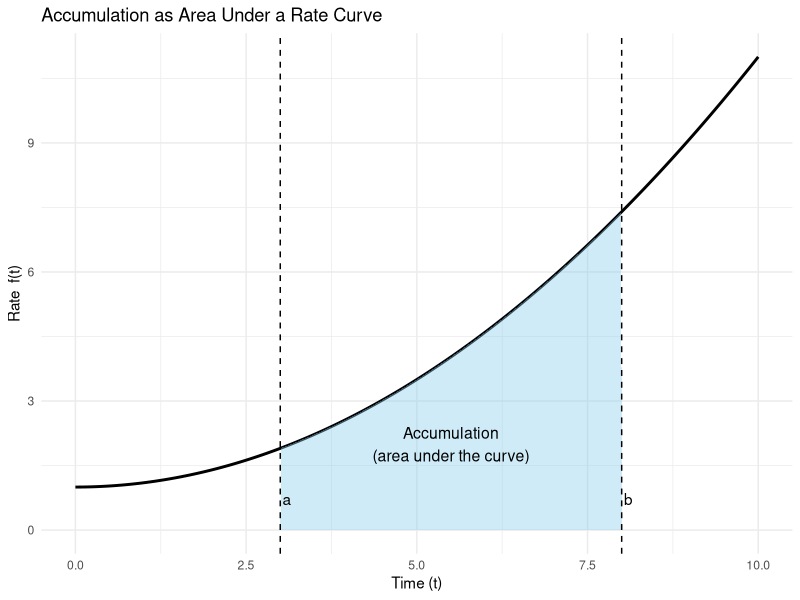
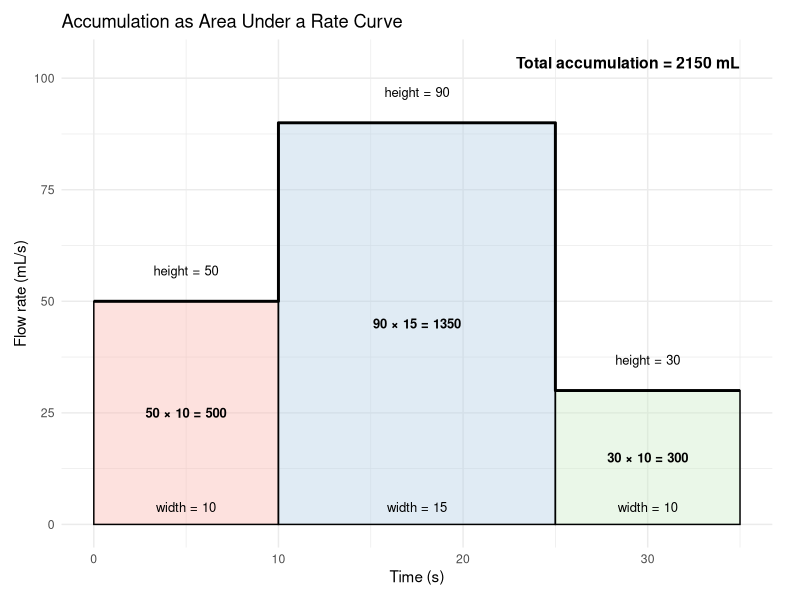
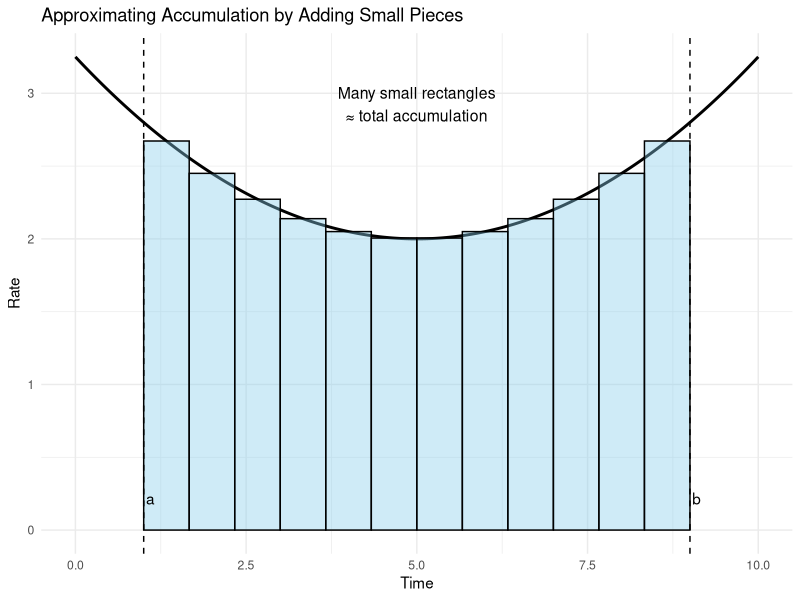
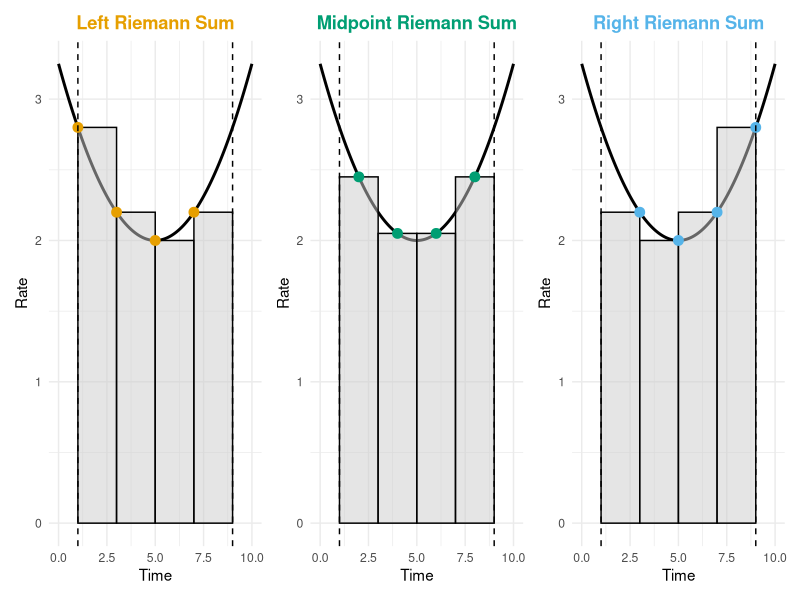
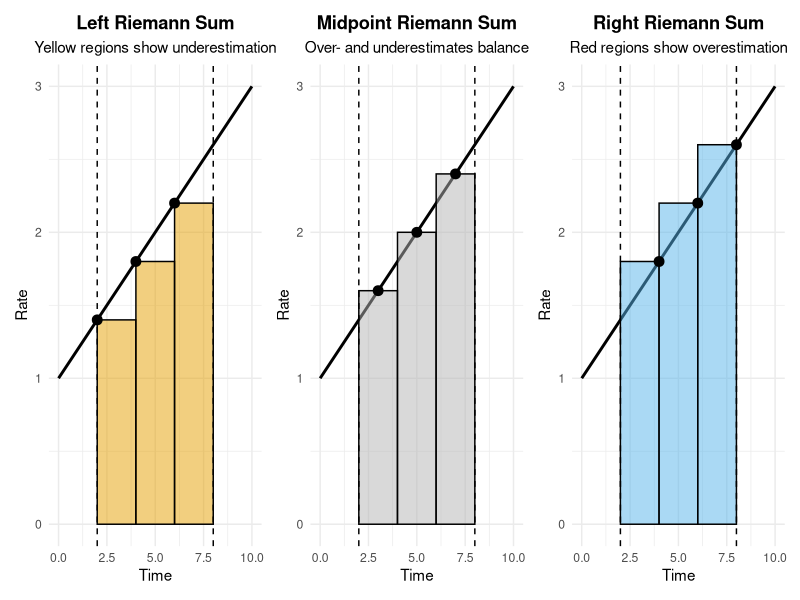
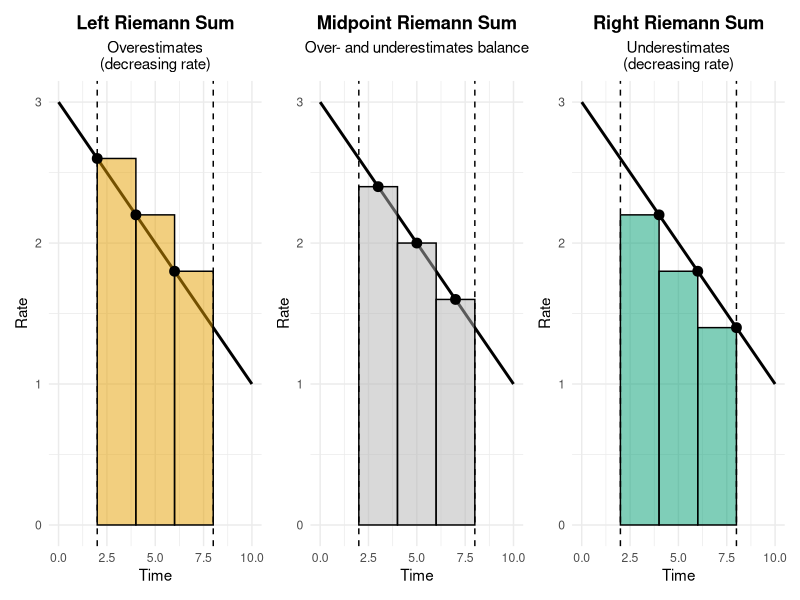
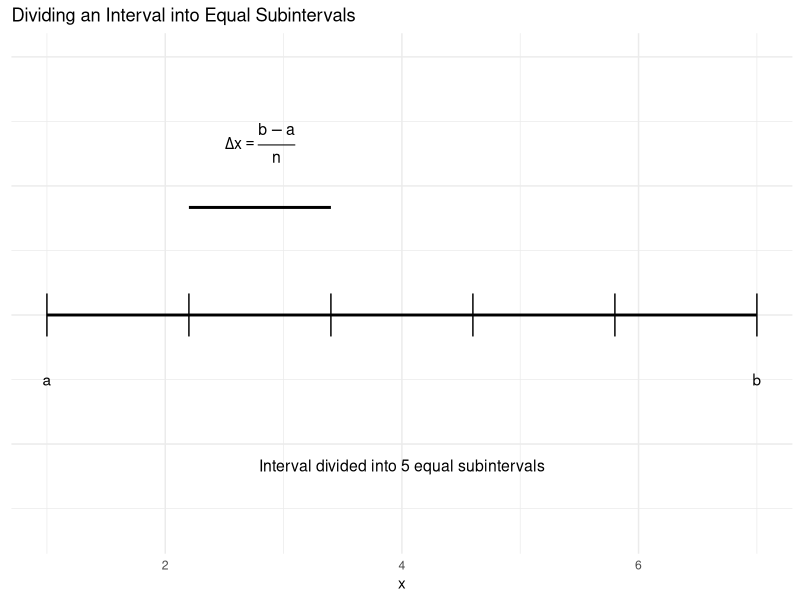
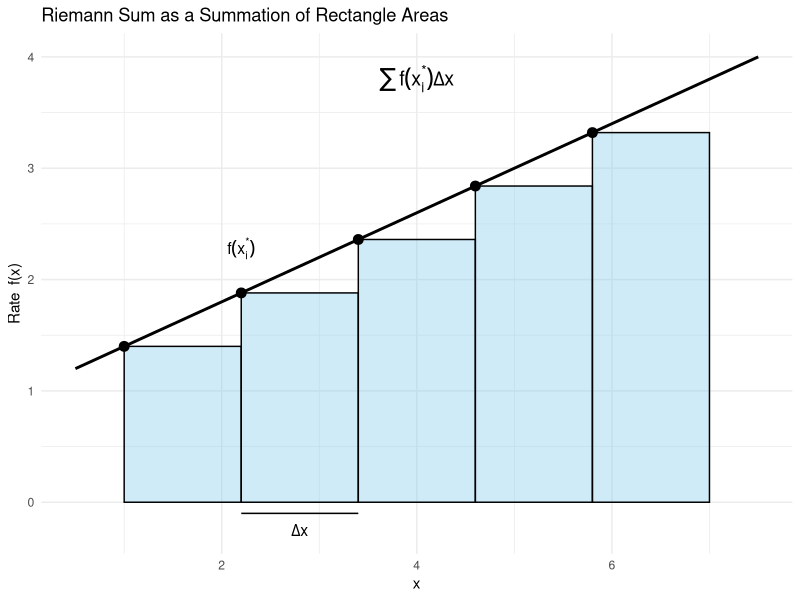

Reproduce these figures in R, in order.
## ---- chunk 1

library(ggplot2)

# Define the rate function f(t)
t <- seq(0, 10, length.out = 400)
f <- 0.1 * t^2 + 1   # simple increasing rate

df <- data.frame(t = t, f = f)

# Define accumulation interval
a <- 3
b <- 8

# Data for shading the accumulation region
shade_df <- subset(df, t >= a & t <= b)

ggplot(df, aes(x = t, y = f)) +
  # Rate curve
  geom_line(linewidth = 1) +
  
  # Shaded accumulation region
  geom_area(
    data = shade_df,
    aes(x = t, y = f),
    fill = "skyblue",
    alpha = 0.4
  ) +
  
  # Vertical lines marking a and b
  geom_vline(xintercept = a, linetype = "dashed") +
  geom_vline(xintercept = b, linetype = "dashed") +
  
  # Labels for a and b
  annotate("text", x = a+0.1, y = 1, label = "a", vjust = 1.5) +
  annotate("text", x = b+0.1, y = 1, label = "b", vjust = 1.5) +
  
  # Annotation for accumulation
  annotate(
    "text",
    x = (a + b) / 2,
    y = 2,
    label = "Accumulation\n(area under the curve)",
    size = 4
  ) +
  
  labs(
    title = "Accumulation as Area Under a Rate Curve",
    x = "Time (t)",
    y = "Rate  f(t)"
  ) +
  
  theme_minimal()

## ---- chunk 2

library(ggplot2)

# Piecewise-constant flow rate r(t) in mL/s
rects <- data.frame(
  t0 = c(0, 10, 25),
  t1 = c(10, 25, 35),
  r  = c(50, 90, 30)
)

# Widths and accumulation
rects$dt <- rects$t1 - rects$t0
rects$area <- rects$r * rects$dt
rects$mid_t <- (rects$t0 + rects$t1) / 2

total_volume_ml <- sum(rects$area)

# Step curve for rate
step_df <- data.frame(
  t = c(0, 10, 25, 35),
  r = c(50, 90, 30, 30)
)

ggplot() +
  # Shaded rectangles (each a different color)
  geom_rect(
    data = rects,
    aes(xmin = t0, xmax = t1, ymin = 0, ymax = r, fill = factor(t0)),
    alpha = 0.4,
    color = "black"
  ) +
  
  # Step curve
  geom_step(
    data = step_df,
    aes(x = t, y = r),
    linewidth = 1
  ) +
  
  # Height annotations
  geom_text(
    data = rects,
    aes(x = mid_t, y = r +8, label = paste0("height = ", r)),
    vjust = 1,
    size = 3.3
  ) +
  
  # Width annotations
  geom_text(
    data = rects,
    aes(x = mid_t, y = 5, label = paste0("width = ", dt)),
    vjust = 1,
    size = 3.3
  ) +
  
  # Area (height × width) annotations
  geom_text(
    data = rects,
    aes(
      x = mid_t,
      y = r/2,
      label = paste0(r, " × ", dt, " = ", area)
    ),
    fontface = "bold",
    size = 3.3
  ) +
  
  # Total accumulation annotation
  annotate(
    "text",
    x = max(rects$t1),
    y = max(rects$r) * 1.15,
    hjust = 1,
    label = paste0("Total accumulation = ", total_volume_ml, " mL"),
    fontface = "bold",
    size = 4
  ) +
  
  labs(
    title = "Accumulation as Area Under a Rate Curve",
    x = "Time (s)",
    y = "Flow rate (mL/s)"
  ) +
  
  scale_fill_brewer(palette = "Pastel1") +
  theme_minimal() +
  theme(
    legend.position = "none",
    plot.margin = margin(10, 20, 10, 10)
  )

## ---- chunk 3

library(ggplot2)

# Define a smooth rate function
t <- seq(0, 10, length.out = 500)
f <- 0.05 * (t - 5)^2 + 2

df <- data.frame(t = t, f = f)

# Riemann sum setup
n <- 12
a <- 1
b <- 9
dt <- (b - a) / n

rects <- data.frame(
  t0 = seq(a, b - dt, by = dt)
)
rects$t1 <- rects$t0 + dt
rects$mid <- (rects$t0 + rects$t1) / 2
rects$height <- 0.05 * (rects$mid - 5)^2 + 2

ggplot(df, aes(x = t, y = f)) +
  # Rate curve
  geom_line(linewidth = 1) +
  
  # Riemann rectangles (IMPORTANT: inherit.aes = FALSE)
  geom_rect(
    data = rects,
    aes(xmin = t0, xmax = t1, ymin = 0, ymax = height),
    inherit.aes = FALSE,
    fill = "skyblue",
    alpha = 0.4,
    color = "black"
  ) +
  
  # Mark interval endpoints
  geom_vline(xintercept = a, linetype = "dashed") +
  geom_vline(xintercept = b, linetype = "dashed") +
  
  annotate("text", x = a+0.1, y = 0.3, label = "a", vjust = 1.5) +
  annotate("text", x = b+0.1, y = 0.3, label = "b", vjust = 1.5) +
  
  annotate(
    "text",
    x = (a + b) / 2,
    y = max(f) * 0.9,
    label = "Many small rectangles\n≈ total accumulation",
    size = 4
  ) +
  
  labs(
    title = "Approximating Accumulation by Adding Small Pieces",
    x = "Time",
    y = "Rate"
  ) +
  
  theme_minimal()



## ---- chunk 4

library(ggplot2)
library(patchwork)

# Smooth rate function
t <- seq(0, 10, length.out = 500)
f <- 0.05 * (t - 5)^2 + 2
curve_df <- data.frame(t = t, f = f)

# Interval and partition
a <- 1
b <- 9
n <- 4
dt <- (b - a) / n

# Base subintervals
base <- data.frame(
  t0 = seq(a, b - dt, by = dt)
)
base$t1 <- base$t0 + dt
base$left  <- base$t0
base$right <- base$t1
base$mid   <- (base$t0 + base$t1) / 2

# Helper to build a plot
make_plot <- function(sample_t, title, color) {
  
  rects <- data.frame(
    t0 = base$t0,
    t1 = base$t1,
    height = 0.05 * (sample_t - 5)^2 + 2,
    sample_t = sample_t
  )
  
  rects$sample_height <- 0.05 * (rects$sample_t - 5)^2 + 2
  
  ggplot(curve_df, aes(x = t, y = f)) +
    geom_line(linewidth = 1) +
    geom_rect(
      data = rects,
      aes(xmin = t0, xmax = t1, ymin = 0, ymax = height),
      inherit.aes = FALSE,
      fill = "grey80",
      alpha = 0.5,
      color = "black"
    ) +
    geom_point(
      data = rects,
      aes(x = sample_t, y = sample_height),
      inherit.aes = FALSE,
      size = 3,
      color = color
    ) +
    geom_vline(xintercept = c(a, b), linetype = "dashed") +
    labs(
      title = title,
      x = "Time",
      y = "Rate"
    ) +
    theme_minimal() +
    theme(
      plot.title = element_text(face = "bold", color = color, hjust = 0.5)
    )
}

# Colors
left_col  <- "#E69F00"
mid_col   <- "#009E73"
right_col <- "#56B4E9"

# Build plots
p_left  <- make_plot(base$left,  "Left Riemann Sum", left_col)
p_mid   <- make_plot(base$mid,   "Midpoint Riemann Sum", mid_col)
p_right <- make_plot(base$right, "Right Riemann Sum", right_col)

# Combine
p_left | p_mid | p_right

## ---- chunk 5

library(ggplot2)
library(patchwork)

# Increasing rate function
f_fun <- function(t) 0.2 * t + 1

t <- seq(0, 10, length.out = 500)
curve_df <- data.frame(t = t, f = f_fun(t))

# Interval and partition
a <- 2
b <- 8
n <- 3
dt <- (b - a) / n

base <- data.frame(
  t0 = seq(a, b - dt, by = dt)
)
base$t1 <- base$t0 + dt
base$left  <- base$t0
base$right <- base$t1
base$mid   <- (base$t0 + base$t1) / 2

# Build triangle error regions
make_error_triangles <- function(sample_t, type = c("under", "over")) {
  type <- match.arg(type)
  
  do.call(
    rbind,
    lapply(seq_len(nrow(base)), function(i) {
      
      t_seq <- seq(base$t0[i], base$t1[i], length.out = 50)
      curve_vals <- f_fun(t_seq)
      rect_height <- f_fun(sample_t[i])
      
      if (type == "under") {
        keep <- curve_vals > rect_height
        ymin <- rect_height
        ymax <- curve_vals
        fill <- "under"
      } else {
        keep <- curve_vals < rect_height
        ymin <- curve_vals
        ymax <- rect_height
        fill <- "over"
      }
      
      if (!any(keep)) return(NULL)
      
      data.frame(
        t = t_seq[keep],
        ymin = ymin[keep],
        ymax = ymax[keep],
        fill = fill
      )
    })
  )
}

# Plot builder
make_plot <- function(sample_t, title, rect_fill, error_type, subtitle) {
  
  rects <- data.frame(
    t0 = base$t0,
    t1 = base$t1,
    height = f_fun(sample_t),
    sample_t = sample_t
  )
  
  p <- ggplot(curve_df, aes(x = t, y = f)) +
    geom_line(linewidth = 1) +
    
    # Rectangles
    geom_rect(
      data = rects,
      aes(xmin = t0, xmax = t1, ymin = 0, ymax = height),
      inherit.aes = FALSE,
      fill = rect_fill,
      alpha = 0.5,
      color = "black"
    ) +
    
    # Sampling points
    geom_point(
      data = rects,
      aes(x = sample_t, y = height),
      inherit.aes = FALSE,
      size = 3
    ) +
    
    geom_vline(xintercept = c(a, b), linetype = "dashed") +
    
    labs(
      title = title,
      subtitle = subtitle,
      x = "Time",
      y = "Rate"
    ) +
    
    theme_minimal() +
    theme(
      legend.position = "none",
      plot.title = element_text(face = "bold", hjust = 0.5),
      plot.subtitle = element_text(hjust = 0.5)
    )
  
  # Add error shading ONLY if needed
  if (error_type != "none") {
    
    error_df <- make_error_triangles(sample_t, error_type)
    
    p <- p +
      geom_ribbon(
        data = error_df,
        aes(x = t, ymin = ymin, ymax = ymax, fill = fill),
        inherit.aes = FALSE,
        alpha = 0.6
      ) +
      scale_fill_manual(
        values = c(
          "under" = "#F0E442",
          "over"  = "#D55E00"
        )
      )
  }
  
  p
}

# Build panels
p_left <- make_plot(
  base$left,
  "Left Riemann Sum",
  rect_fill = "#E69F00",
  error_type = "under",
  subtitle = "Yellow regions show underestimation"
)

p_mid <- make_plot(
  base$mid,
  "Midpoint Riemann Sum",
  rect_fill = "grey70",
  error_type = "none",
  subtitle = "Over- and underestimates balance"
)

p_right <- make_plot(
  base$right,
  "Right Riemann Sum",
  rect_fill = "#56B4E9",
  error_type = "over",
  subtitle = "Red regions show overestimation"
)

# Combine panels
p_left | p_mid | p_right


## ---- chunk 6

library(ggplot2)
library(patchwork)

# Decreasing rate function
f_fun <- function(t) -0.2 * t + 3

t <- seq(0, 10, length.out = 500)
curve_df <- data.frame(t = t, f = f_fun(t))

# Interval and partition
a <- 2
b <- 8
n <- 3
dt <- (b - a) / n

base <- data.frame(
  t0 = seq(a, b - dt, by = dt)
)
base$t1 <- base$t0 + dt
base$left  <- base$t0
base$right <- base$t1
base$mid   <- (base$t0 + base$t1) / 2

# Build triangle error regions
make_error_triangles <- function(sample_t, type = c("under", "over")) {
  type <- match.arg(type)
  
  do.call(
    rbind,
    lapply(seq_len(nrow(base)), function(i) {
      
      t_seq <- seq(base$t0[i], base$t1[i], length.out = 50)
      curve_vals <- f_fun(t_seq)
      rect_height <- f_fun(sample_t[i])
      
      if (type == "under") {
        keep <- curve_vals > rect_height
        ymin <- rect_height
        ymax <- curve_vals
        fill <- "under"
      } else {
        keep <- curve_vals < rect_height
        ymin <- curve_vals
        ymax <- rect_height
        fill <- "over"
      }
      
      if (!any(keep)) return(NULL)
      
      data.frame(
        t = t_seq[keep],
        ymin = ymin[keep],
        ymax = ymax[keep],
        fill = fill
      )
    })
  )
}

# Plot builder
make_plot <- function(sample_t, title, rect_fill, error_type, subtitle) {
  
  rects <- data.frame(
    t0 = base$t0,
    t1 = base$t1,
    height = f_fun(sample_t),
    sample_t = sample_t
  )
  
  p <- ggplot(curve_df, aes(x = t, y = f)) +
    geom_line(linewidth = 1) +
    
    geom_rect(
      data = rects,
      aes(xmin = t0, xmax = t1, ymin = 0, ymax = height),
      inherit.aes = FALSE,
      fill = rect_fill,
      alpha = 0.5,
      color = "black"
    ) +
    
    geom_point(
      data = rects,
      aes(x = sample_t, y = height),
      inherit.aes = FALSE,
      size = 3
    ) +
    
    geom_vline(xintercept = c(a, b), linetype = "dashed") +
    
    labs(
      title = title,
      subtitle = subtitle,
      x = "Time",
      y = "Rate"
    ) +
    
    theme_minimal() +
    theme(
      legend.position = "none",
      plot.title = element_text(face = "bold", hjust = 0.5),
      plot.subtitle = element_text(hjust = 0.5)
    )
  
  if (error_type != "none") {
    
    error_df <- make_error_triangles(sample_t, error_type)
    
    p <- p +
      geom_ribbon(
        data = error_df,
        aes(x = t, ymin = ymin, ymax = ymax, fill = fill),
        inherit.aes = FALSE,
        alpha = 0.6
      ) +
      scale_fill_manual(
        values = c(
          "under" = "#56B4E9",  # blue = missing area
          "over"  = "#D55E00"   # red = extra area
        )
      )
  }
  
  p
}

# Build panels (NOTE: error types flipped)
p_left <- make_plot(
  base$left,
  "Left Riemann Sum",
  rect_fill = "#E69F00",
  error_type = "over",
  subtitle = "Overestimates\n(decreasing rate)"
)

p_mid <- make_plot(
  base$mid,
  "Midpoint Riemann Sum",
  rect_fill = "grey70",
  error_type = "none",
  subtitle = "Over- and underestimates balance"
)

p_right <- make_plot(
  base$right,
  "Right Riemann Sum",
  rect_fill = "#009E73",
  error_type = "under",
  subtitle = "Underestimates\n(decreasing rate)"
)

# Combine panels
p_left | p_mid | p_right

## ---- chunk 7

library(ggplot2)

# Interval and number of subintervals
a <- 1
b <- 7
n <- 5
dx <- (b - a) / n

# Subinterval endpoints
x_vals <- seq(a, b, length.out = n + 1)

df <- data.frame(
  x0 = x_vals[-length(x_vals)],
  x1 = x_vals[-1]
)

ggplot() +
  # Draw interval line
  geom_segment(aes(x = a, xend = b, y = 0, yend = 0), linewidth = 1) +
  
  # Draw subinterval boundaries
  geom_segment(
    data = df,
    aes(x = x0, xend = x0, y = -0.05, yend = 0.05)
  ) +
  geom_segment(
    aes(x = b, xend = b, y = -0.05, yend = 0.05)
  ) +
  
  # Label a and b
  annotate("text", x = a, y = -0.15, label = "a") +
  annotate("text", x = b, y = -0.15, label = "b") +
  
  # Highlight one Δx
  annotate(
    "segment",
    x = df$x0[2],
    xend = df$x1[2],
    y = 0.25,
    yend = 0.25,
    linewidth = 1
  ) +
  annotate(
    "text",
    x = mean(c(df$x0[2], df$x1[2])),
    y = 0.4,
    label = expression(Delta * x == frac(b - a, n)),
    size = 4
  ) +
  
  # Label n
  annotate(
    "text",
    x = (a + b) / 2,
    y = -0.35,
    label = paste("Interval divided into", n, "equal subintervals"),
    size = 4
  ) +
  
  coord_cartesian(ylim = c(-0.5, 0.6)) +
  labs(
    title = "Dividing an Interval into Equal Subintervals",
    x = "x",
    y = NULL
  ) +
  
  theme_minimal() +
  theme(
    axis.text.y = element_blank(),
    axis.ticks.y = element_blank()
  )

## ---- chunk 8

library(ggplot2)

# Rate function
f_fun <- function(x) 0.4 * x + 1

# Interval and partition
a <- 1
b <- 7
n <- 5
dx <- (b - a) / n

# Left Riemann sum setup
x_left <- seq(a, b - dx, by = dx)

rects <- data.frame(
  x0 = x_left,
  x1 = x_left + dx,
  x_star = x_left,
  height = f_fun(x_left)
)

curve_x <- seq(a - 0.5, b + 0.5, length.out = 400)
curve_df <- data.frame(x = curve_x, y = f_fun(curve_x))

ggplot(curve_df, aes(x = x, y = y)) +
  # Rate curve
  geom_line(linewidth = 1) +
  
  # Rectangles (terms in the sum)
  geom_rect(
    data = rects,
    aes(xmin = x0, xmax = x1, ymin = 0, ymax = height),
    inherit.aes = FALSE,
    fill = "skyblue",
    alpha = 0.4,
    color = "black"
  ) +
  
  # Sample points f(x_i*)
  geom_point(
    data = rects,
    aes(x = x_star, y = height),
    inherit.aes = FALSE,
    size = 3
  ) +
  
  # Label Δx on one rectangle
  annotate(
    "segment",
    x = rects$x0[2],
    xend = rects$x1[2],
    y = -0.1,
    yend = -0.1
  ) +
  annotate(
    "text",
    x = mean(c(rects$x0[2], rects$x1[2])),
    y = -0.25,
    label = expression(Delta * x),
    size = 4
  ) +
  
  # Label f(x_i*)
  annotate(
    "text",
    x = rects$x_star[2],
    y = rects$height[2] + 0.4,
    label = expression(f(x[i]^"*")),
    size = 4
  ) +
  
  # Summation annotation
  annotate(
    "text",
    x = (a + b) / 2,
    y = max(curve_df$y) * 0.95,
    label = expression(sum(f(x[i]^"*") * Delta * x)),
    size = 5
  ) +
  
  labs(
    title = "Riemann Sum as a Summation of Rectangle Areas",
    x = "x",
    y = "Rate  f(x)"
  ) +
  
  theme_minimal()

## ---- chunk 9

library(ggplot2)

# Function
f_fun <- function(x) x^2

# Interval and parameters
a <- 1
b <- 7
n <- 3
dx <- (b - a) / n

# Left endpoints
x_left <- seq(a, b - dx, by = dx)

rects <- data.frame(
  x0 = x_left,
  x1 = x_left + dx,
  height = f_fun(x_left)
)

# Curve for plotting
x_curve <- seq(a, b, length.out = 400)
curve_df <- data.frame(x = x_curve, y = f_fun(x_curve))

ggplot(curve_df, aes(x = x, y = y)) +
  # Function curve
  geom_line(linewidth = 1) +
  
  # Left Riemann rectangles
  geom_rect(
    data = rects,
    aes(xmin = x0, xmax = x1, ymin = 0, ymax = height),
    inherit.aes = FALSE,
    fill = "skyblue",
    alpha = 0.4,
    color = "black"
  ) +
  
  # Left endpoint markers
  geom_point(
    data = rects,
    aes(x = x0, y = height),
    inherit.aes = FALSE,
    size = 3
  ) +
  
  labs(
    title = "Left-Hand Riemann Sum for f(x) = x² (n = 3)",
    subtitle = "Rectangles use left endpoints; estimate = 70",
    x = "x",
    y = "f(x)"
  ) +
  
  theme_minimal()

## ---- chunk 10

library(ggplot2)

# Function
f_fun <- function(x) x^2

# Interval and partition (same as worked example)
a <- 1
b <- 7
n <- 3
dx <- (b - a) / n

# Smooth curve
x_curve <- seq(a - 0.5, b + 0.5, length.out = 400)
curve_df <- data.frame(x = x_curve, y = f_fun(x_curve))

# Base subintervals
base <- data.frame(
  x0 = seq(a, b - dx, by = dx)
)
base$x1 <- base$x0 + dx
base$left  <- base$x0
base$right <- base$x1
base$mid   <- (base$x0 + base$x1) / 2

# Rectangle data for all methods
rects <- rbind(
  data.frame(
    x0 = base$x0,
    x1 = base$x1,
    x_star = base$left,
    height = f_fun(base$left),
    method = "Left Riemann Sum\n(underestimate)"
  ),
  data.frame(
    x0 = base$x0,
    x1 = base$x1,
    x_star = base$mid,
    height = f_fun(base$mid),
    method = "Midpoint Riemann Sum\n(best balance)"
  ),
  data.frame(
    x0 = base$x0,
    x1 = base$x1,
    x_star = base$right,
    height = f_fun(base$right),
    method = "Right Riemann Sum\n(overestimate)"
  )
)

ggplot(curve_df, aes(x = x, y = y)) +
  # True curve
  geom_line(linewidth = 1) +
  
  # Rectangles
  geom_rect(
    data = rects,
    aes(xmin = x0, xmax = x1, ymin = 0, ymax = height),
    inherit.aes = FALSE,
    fill = "grey70",
    alpha = 0.5,
    color = "black"
  ) +
  
  # Sample points
  geom_point(
    data = rects,
    aes(x = x_star, y = height),
    inherit.aes = FALSE,
    size = 3
  ) +
  
  # Interval boundaries
  geom_vline(xintercept = c(a, b), linetype = "dashed") +
  
  facet_wrap(~ method, nrow = 1) +
  
  labs(
    title = "Comparing Riemann Sum Methods for f(x) = x² on [1, 7]",
    x = "x",
    y = "f(x)"
  ) +
  
  theme_minimal() +
  theme(
    strip.text = element_text(face = "bold"),
    panel.spacing = unit(1, "lines")
  )

## ---- chunk 11

library(ggplot2)
library(patchwork)

# Increasing function
f_fun <- function(x) 0.5 * x + 1

# Interval
a <- 0
b <- 6

# True area (exact integral)
true_area <- integrate(f_fun, a, b)$value

# Helper function to build a plot
make_plot <- function(n_rect, title_suffix) {
  
  dx <- (b - a) / n_rect
  x_left <- seq(a, b - dx, by = dx)
  
  rects <- data.frame(
    x0 = x_left,
    x1 = x_left + dx,
    height = f_fun(x_left)
  )
  
  approx_area <- sum(rects$height * dx)
  
  curve_x <- seq(a, b, length.out = 400)
  curve_df <- data.frame(x = curve_x, y = f_fun(curve_x))
  
  ggplot(curve_df, aes(x = x, y = y)) +
    geom_line(linewidth = 1) +
    geom_rect(
      data = rects,
      aes(xmin = x0, xmax = x1, ymin = 0, ymax = height),
      inherit.aes = FALSE,
      fill = "#E69F00",
      alpha = 0.5,
      color = "black"
    ) +
    labs(
      title = paste0("Left Riemann Sum (", n_rect, " rectangles)"),
      subtitle = paste0(
        "Rectangle area = ", round(approx_area, 2),
        "   |   True area = ", round(true_area, 2)
      ),
      x = "x",
      y = "f(x)"
    ) +
    theme_minimal() +
    theme(
      plot.title = element_text(face = "bold", hjust = 0.5),
      plot.subtitle = element_text(hjust = 0.5)
    )
}

# Build panels
p1 <- make_plot(3, "3 rectangles")
p2 <- make_plot(8, "8 rectangles")
p3 <- make_plot(20, "20 rectangles")

# Combine
p1 | p2 | p3

## ---- chunk 12

library(ggplot2)

# Function
f_fun <- function(x) x^2

# Interval
a <- 1
b <- 7

# True area
true_area <- integrate(f_fun, a, b)$value

# Helper function to build rectangle data
build_rects <- function(n) {
  dx <- (b - a) / n
  x_left <- seq(a, b - dx, by = dx)
  
  data.frame(
    x0 = x_left,
    x1 = x_left + dx,
    height = f_fun(x_left),
    n = factor(paste0("n = ", n), levels = c("n = 3", "n = 8", "n = 20"))
  )
}

# Rectangle data for each n
rects <- rbind(
  build_rects(3),
  build_rects(8),
  build_rects(20)
)

# Curve
x_curve <- seq(a, b, length.out = 500)
curve_df <- data.frame(x = x_curve, y = f_fun(x_curve))

ggplot(curve_df, aes(x = x, y = y)) +
  geom_line(linewidth = 1) +
  geom_rect(
    data = rects,
    aes(xmin = x0, xmax = x1, ymin = 0, ymax = height),
    inherit.aes = FALSE,
    fill = "#E69F00",
    alpha = 0.4,
    color = "black"
  ) +
  geom_vline(xintercept = c(a, b), linetype = "dashed") +
  facet_wrap(~ n, nrow = 1) +
  labs(
    title = "Left-Hand Riemann Sums for f(x) = x² on [1, 7]",
    subtitle = paste0("True area = ", round(true_area, 2)),
    x = "x",
    y = "f(x)"
  ) +
  theme_minimal() +
  theme(
    strip.text = element_text(face = "bold"),
    panel.spacing = unit(1, "lines")
  )



## ---- chunk 13

library(ggplot2)
library(patchwork)

# Function
f_fun <- function(x) x^2

# Interval and partition
a <- 1
b <- 7
n <- 3
dx <- (b - a) / n

# Partition points
x_vals <- seq(a, b, by = dx)
y_vals <- f_fun(x_vals)

# Smooth curve
x_curve <- seq(a - 1, b + 1, length.out = 400)
curve_df <- data.frame(x = x_curve, y = f_fun(x_curve))

# ---------- Left Riemann rectangles ----------
rect_df <- data.frame(
  x0 = x_vals[-length(x_vals)],
  x1 = x_vals[-1],
  height = f_fun(x_vals[-length(x_vals)])
)

p_left <- ggplot(curve_df, aes(x = x, y = y)) +
  geom_line(linewidth = 1) +
  geom_rect(
    data = rect_df,
    aes(xmin = x0, xmax = x1, ymin = 0, ymax = height),
    inherit.aes = FALSE,
    fill = "#56B4E9",
    alpha = 0.5,
    color = "black"
  ) +
  geom_vline(xintercept = x_vals, linetype = "dashed", alpha = 0.5) +
  labs(
    title = "Left-Hand Riemann Sum",
    subtitle = "Rectangles use left-endpoint values",
    x = "x",
    y = "f(x)"
  ) +
  coord_cartesian(ylim = c(0, max(y_vals) * 1.1)) +
  theme_minimal()

# ---------- Trapezoidal rule ----------
trap_df <- do.call(
  rbind,
  lapply(1:(length(x_vals) - 1), function(i) {
    data.frame(
      x = c(x_vals[i], x_vals[i], x_vals[i+1], x_vals[i+1]),
      y = c(0, y_vals[i], y_vals[i+1], 0),
      group = i
    )
  })
)

# Highlight one trapezoid
i_focus <- 2
trap_focus <- subset(trap_df, group == i_focus)
trap_other <- subset(trap_df, group != i_focus)

p_trap <- ggplot(curve_df, aes(x = x, y = y)) +
  geom_line(linewidth = 1) +
  geom_polygon(
    data = trap_other,
    aes(x = x, y = y, group = group),
    fill = "grey80",
    alpha = 0.4,
    color = "black"
  ) +
  geom_polygon(
    data = trap_focus,
    aes(x = x, y = y),
    fill = "#E69F00",
    alpha = 0.6,
    color = "black"
  ) +
  geom_vline(xintercept = x_vals, linetype = "dashed", alpha = 0.5) +
  labs(
    title = "Trapezoidal Rule",
    subtitle = "Uses straight-line approximation between endpoints",
    x = "x",
    y = "f(x)"
  ) +
  coord_cartesian(ylim = c(0, max(y_vals) * 1.1)) +
  theme_minimal()

# ---------- Combine panels ----------
p_left | p_trap

## ---- chunk 14

library(ggplot2)

# Function
f_fun <- function(x) x - 2

# Interval
a <- 0
b <- 4

# Curve
x_vals <- seq(a, b, length.out = 400)
df <- data.frame(x = x_vals, y = f_fun(x_vals))

# Positive and negative regions
df_pos <- subset(df, y >= 0)
df_neg <- subset(df, y < 0)

ggplot(df, aes(x = x, y = y)) +
  geom_hline(yintercept = 0, linewidth = 0.8) +
  geom_line(linewidth = 1) +
  geom_area(
    data = df_pos,
    aes(x = x, y = y),
    fill = "#009E73",
    alpha = 0.5
  ) +
  geom_area(
    data = df_neg,
    aes(x = x, y = y),
    fill = "#D55E00",
    alpha = 0.5
  ) +
  annotate("text", x = 0.8, y = -0.5, label = "Negative contribution", size = 4) +
  annotate("text", x = 3.2, y = 0.5, label = "Positive contribution", size = 4) +
  labs(
    title = "Positive and Negative Contributions to Accumulation",
    x = "x",
    y = "Rate  f(x)"
  ) +
  theme_minimal()

## ---- chunk 15

library(ggplot2)
library(patchwork)

# Function
f <- function(x) 1 / x

# Interval
a <- 1
b <- 7

# Smooth curve for reference
x_curve <- seq(a, b, length.out = 500)
curve_df <- data.frame(x = x_curve, y = f(x_curve))

# Helper function to build rectangles
build_rects <- function(n) {
  dx <- (b - a) / n
  x_left <- seq(a, b - dx, by = dx)
  
  data.frame(
    x0 = x_left,
    x1 = x_left + dx,
    height = f(x_left),
    n = paste0("n = ", n)
  )
}

# Rectangle data
rects <- rbind(
  build_rects(3),
  build_rects(6),
  build_rects(12)
)

# Force facet order
rects$n <- factor(rects$n, levels = c("n = 3", "n = 6", "n = 12"))

# Plot
ggplot(curve_df, aes(x = x, y = y)) +
  geom_line(linewidth = 1) +
  geom_rect(
    data = rects,
    aes(xmin = x0, xmax = x1, ymin = 0, ymax = height),
    inherit.aes = FALSE,
    fill = "#56B4E9",
    alpha = 0.4,
    color = "black"
  ) +
  geom_vline(xintercept = c(a, b), linetype = "dashed") +
  facet_wrap(~ n, nrow = 1) +
  labs(
    title = "Left Riemann Sums for f(x) = 1/x on [1, 7]",
    x = "x",
    y = "f(x) = 1/x"
  ) +
  theme_minimal() +
  theme(
    strip.text = element_text(face = "bold"),
    panel.spacing = unit(1, "lines")
  )



## ---- chunk 16

library(ggplot2)

# Rate function
f <- function(t) sin(t)

# Interval
a <- 0
b <- 2 * pi
n <- 4
dt <- pi / n

# Smooth curve
t_curve <- seq(a, b, length.out = 500)
curve_df <- data.frame(t = t_curve, y = f(t_curve))

# Midpoint Riemann setup
midpoints_A <- seq(dt/2, pi - dt/2, by = dt)
midpoints_B <- seq(pi + dt/2, 2*pi - dt/2, by = dt)

rects_A <- data.frame(
  t0 = midpoints_A - dt/2,
  t1 = midpoints_A + dt/2,
  height = f(midpoints_A)
)

rects_B <- data.frame(
  t0 = midpoints_B - dt/2,
  t1 = midpoints_B + dt/2,
  height = f(midpoints_B)
)

# Approximate areas
area_A <- sum(rects_A$height * dt)
area_B <- sum(rects_B$height * dt)

ggplot(curve_df, aes(x = t, y = y)) +
  
  # Sine curve
  geom_line(linewidth = 1.2) +
  
  # Horizontal axis
  geom_hline(yintercept = 0, linewidth = 0.6) +
  
  # Rectangles for Part A
  geom_rect(
    data = rects_A,
    aes(xmin = t0, xmax = t1, ymin = 0, ymax = height),
    inherit.aes = FALSE,
    fill = "#009E73",
    alpha = 0.5,
    color = "black"
  ) +
  
  # Rectangles for Part B
  geom_rect(
    data = rects_B,
    aes(xmin = t0, xmax = t1, ymin = height, ymax = 0),
    inherit.aes = FALSE,
    fill = "#D55E00",
    alpha = 0.5,
    color = "black"
  ) +
  
  # Vertical markers
  geom_vline(xintercept = c(0, pi, 2*pi), linetype = "dashed") +
  
  # Annotations
  annotate(
    "text",
    x = pi/2,
    y = -0.2,
    label = paste0("Part A area"),
    color = "#009E73",
    fontface = "bold"
  ) +
  
  annotate(
    "text",
    x = 3*pi/2,
    y = 0.2,
    label = paste0("Part B area"),
    color = "#D55E00",
    fontface = "bold"
  ) +
  
  labs(
    title = "Midpoint Riemann Sums for f(t) = sin(t)",
    subtitle = "Positive and negative accumulation over one full cycle",
    x = "Time (t)",
    y = "Rate  f(t)"
  ) +
  
  theme_minimal()
